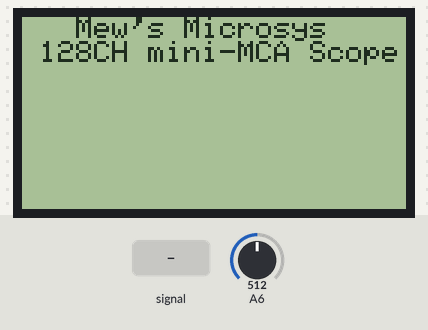
Simulated run of this sketch. Board: Arduino Uno, built with avr-gcc and run on an emulated ATmega328P. On the bench: 128×64 one-colour display. The test bench sets the inputs (shaded band); at power-on: A6 = 512.

Above: at 0.3 s.
1.5 s: A6 fed a 200 Hz sine of ±81 counts around its level
At 3.3 s:
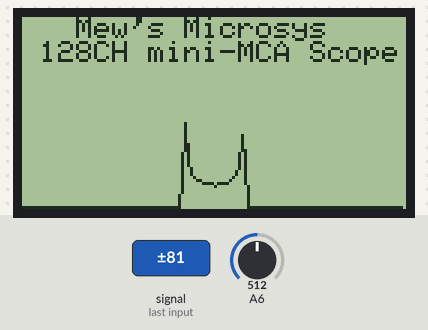
4.5 s: A6 fed a 1000 Hz sine of ±255 counts around its level
At 5.4 s:
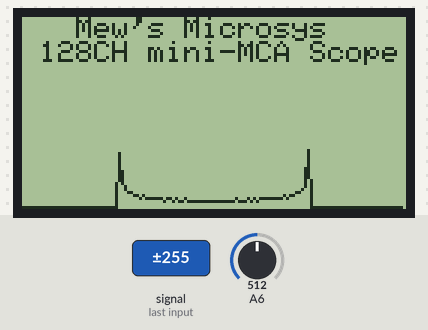
Timing chart, 0 to 7.5 s (numbered marks = the images above; inputs shaded):
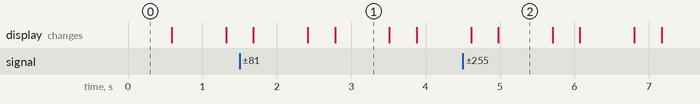

Measured:
- what the display in image 1 shows lasts 0.7 s, from 2.8 s to 3.5 s

The sketch:

GLCD_MCA.ino
```cpp
#include <openGLCD.h>

int adc_read;
int mca[128];
int TempData;
int TempData1;

gText textAreaTop(textAreaTOP);

void setup() {
  // put your setup code here, to run once:
  bitClear(ADCSRA,ADPS0);
  bitSet(ADCSRA,ADPS1);
  bitClear(ADCSRA,ADPS2);

 Serial.begin(115200);
  GLCD.Init(NON_INVERTED);

 textAreaTop.SelectFont(System5x7);
// gText textAreaBOTTOM(textAreaBOTTOM);
         textAreaTop.println(F("   Mew's Microsys  "));
         textAreaTop.println(F(" 128CH mini-MCA Scope "));

}

void loop() {
  // put your main code here, to run repeatedly:

 for (int i=0; i < 128; i++){

         mca[i]=0;

         }

      for (int i=0; i < 16384; i++){
         adc_read = analogRead(6)/8;
         mca[adc_read]++;

         }


 //GLCD.ClearScreen();
   //textAreaTop.println(F(" mini-MCA Scope "));
   //textAreaTop.println(F(" mini-MCA Scope "));
 for (int i=0; i < 126; i++){

         TempData = mca[i]/64;
         TempData1 = mca[i+1]/64;
         GLCD.DrawLine(i,63 - TempData,i+1 ,63 - TempData1);

         }

         delay(500);

         //GLCD.Init(INVERTED);
         //GLCD.SetDisplayMode(INVERTED);
  for (int i=0; i < 126; i++){

         TempData = mca[i]/64;
         TempData1 = mca[i+1]/64;
         GLCD.DrawLine(i,63 - TempData,i+1 ,63 - TempData1,WHITE);

         }
         //GLCD.SetDisplayMode(NON_INVERTED);

          //GLCD.Init(NON_INVERTED);


}
```
